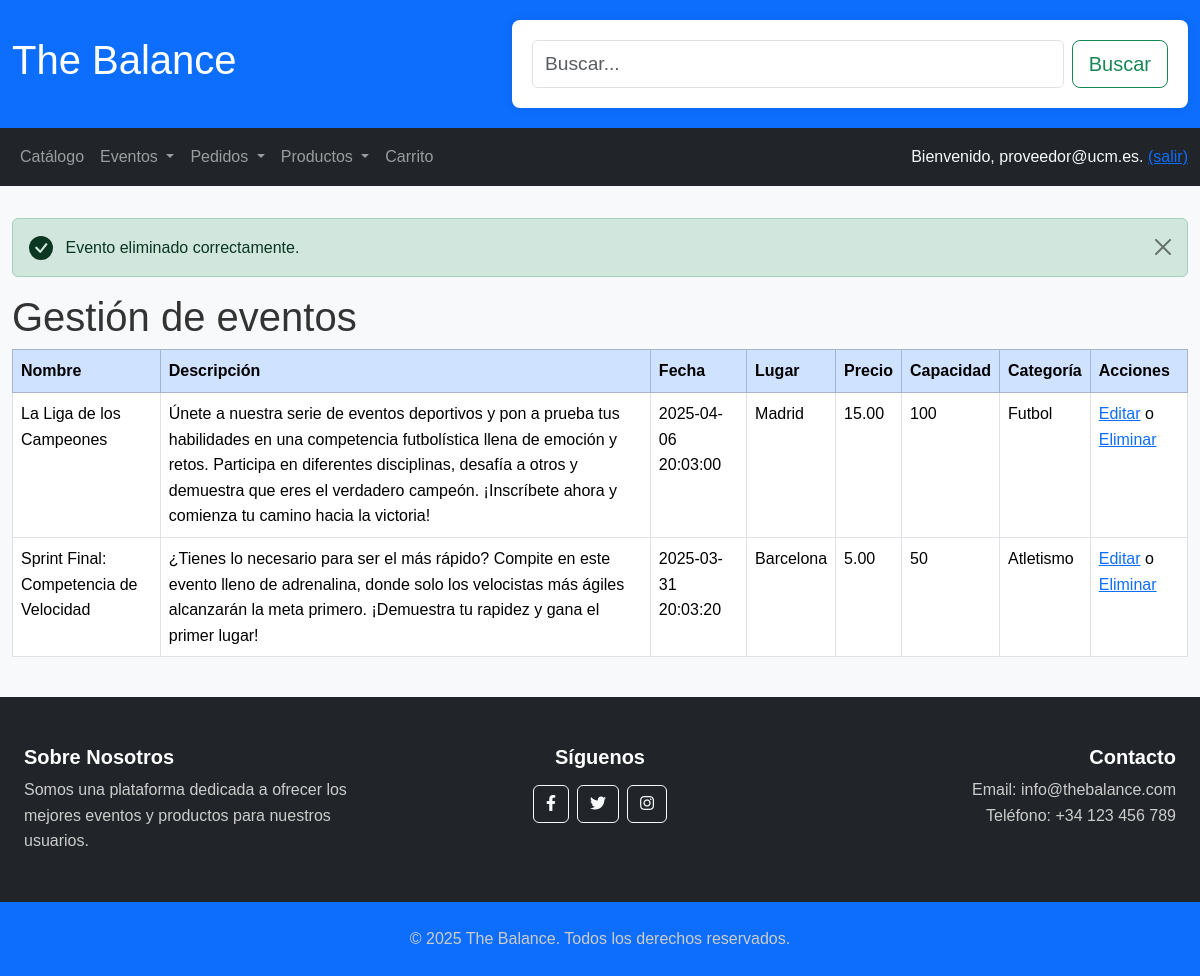
Page /manageEvents.php?eventId=2 (signed in) on the committed database.
### tables this page shows
CREATE TABLE `events` (
  `id` bigint(20) NOT NULL,
  `name` varchar(50) NOT NULL,
  `description` text DEFAULT NULL,
  `price` decimal(11,2) NOT NULL,
  `location` varchar(100) NOT NULL,
  `date` timestamp NOT NULL DEFAULT current_timestamp() ON UPDATE current_timestamp(),
  `capacity` int(11) NOT NULL,
  `category_id` bigint(20) NOT NULL,
  `email_provider` varchar(50) NOT NULL
);

CREATE TABLE `event_categories` (
  `id` bigint(20) NOT NULL,
  `name` varchar(50) NOT NULL
);

### includes/event/eventDTO.php (called while the page is built, shortened)
<?php
class eventDTO implements \JsonSerializable
{
    private $id;
    private $name;
    private $desc;
    private $date;
    private $price;
    private $location;
    private $categoryDTO;
    private $capacity;
    public function __construct($id, $name, $desc, $date, $price, $location, $capacity, $categoryDTO, $email_provider)
    {
        $this->id = $id;
        $this->name = $name;
        $this->desc = $desc;
        $this->date = $date;
        $this->price = $price;
        $this->location = $location;
        $this->capacity = $capacity;
        $this->categoryDTO = $categoryDTO;
    }
    public function getId()
    {
        return $this->id;
    }
    public function getName()
    {
        return $this->name;
    }
    public function getDesc()
    {
        return $this->desc;
    }
    public function getDate()
    {
        return $this->date;
    }
    public function getPrice()
    {
        return $this->price;
    }
    public function getLocation()
    {
        return $this->location;
    }
    public function getCategoryName()
    {
        return $this->categoryDTO->getName();
    }
    public function getCapacity()
    {
        return $this->capacity;
    }
}

### includes/views/common/baseDAO.php (called while the page is built, shortened)
<?php
abstract class baseDAO
{
    protected function realEscapeString($field)
    {
        $conn = application::getInstance()->getConnectionDb();
        return $conn->real_escape_string($field);
    }
}

### includes/event/eventDAO.php (called while the page is built, shortened)
<?php
class eventDAO extends baseDAO implements IEvent
{
    public function getEvents($filters = array() )
    {
        $events = array();
        try {
            $conn = application::getInstance()->getConnectionDb();
            $queryData = $this->constructSearchQuery($filters);
            $stmt = $conn->prepare($queryData['query']);
            if (!empty($queryData['params']))
            {
                $types = $queryData['types'];
                $params = $queryData['params'];
                $stmt->bind_param($types, ...$params);
            }
            if(!$stmt->execute())
            {
                throw new \Exception("Error al ejecutar la consulta: " . $stmt->error);
            }
            $stmt->bind_result($Id, $Name, $Description, $Price, $Location, $Date, $Capacity, $CategoryId, $EmailProvider, $CategoryName);
            while ($stmt->fetch())
            {
                $event = new eventDTO($Id, $Name, $Description, $Date, $Price, $Location, $Capacity, new eventCategoryDTO($CategoryId, $CategoryName), $EmailProvider);
                $events[] = $event;
            }
        } catch (\Exception $e) {
            error_log($e->getMessage());
            throw $e;
        }
        return $events;
    }
    private function constructSearchQuery($filters)
    {
        $query = "SELECT e.*, c.name AS category_name
                  FROM events e
                  INNER JOIN event_categories c ON e.category_id = c.id
                  WHERE ";
        $args = array();
        $types = '';
        foreach ($filters as $key => $value) {
            switch ($key) {
                case 'email_provider':
                    $query .= "e.email_provider = ? AND ";
                    $args[] = $this->realEscapeString($value);
                    $types .= 's';
                    break;
            }
        }
        if (!empty($args))
        {
            $query = substr($query, 0, -4);
        }
        else
        {
            $query = "SELECT e.*, c.name AS category_name
                      FROM events e
                      INNER JOIN event_categories c ON e.category_id = c.id";
        }
        return array('query' => $query, 'params' => $args, 'types' => $types);
    }
}

### includes/event/eventAppService.php (called while the page is built, shortened)
<?php
class eventAppService
{
    public function getEventsByUserType()
    {
        $IEventDAO = eventFactory::CreateEvent();
        $eventsDTO = null;
        $app = application::getInstance();
        if ($app->isCurrentUserAdmin())
        {
            $eventsDTO = $IEventDAO->getEvents();
        }
        else
        {
            $userEmail = htmlspecialchars($app->getCurrentUserEmail());
            $eventsDTO = $IEventDAO->getEvents(array("email_provider" => $userEmail));
        }
        return $eventsDTO;
    }
}

### includes/event/eventCategoryDTO.php (called while the page is built, shortened)
<?php
class eventCategoryDTO implements \JsonSerializable
{
    private $name;
    public function __construct($id, $name)
    {
        $this->name = $name;
    }
    public function getName()
    {
        return $this->name;
    }
}

### includes/application.php (called while the page is built, shortened)
<?php
class application
{
    private static $instance;
    public static function getInstance()
    {
        if ( !self::$instance instanceof self )
        {
            self::$instance = new static();
        }
        return self::$instance;
    }
    public function isCurrentUserLogged()
    {
        return isset($_SESSION['user']);
    }
    public function getCurrentUserEmail()
    {
        return json_decode($_SESSION['user'], true)['email'] ?? null;
    }
}

### includes/event/manageEventTable.php (the view, shortened to what this page needs)
<?php
class manageEventTable extends baseTable
{
    protected function generateTableContent()
    {
        $html = '';
        foreach ($this->data as $event) {
            $html .= '<tr>';
            $html .= '<td>' . htmlspecialchars($event->getName()) . '</td>';
            $html .= '<td>' . htmlspecialchars($event->getDesc()) . '</td>';
            $html .= '<td>' . htmlspecialchars($event->getDate()) . '</td>';
            $html .= '<td>' . htmlspecialchars($event->getLocation()) . '</td>';
            $html .= '<td>' . htmlspecialchars($event->getPrice()) . '</td>';
            $html .= '<td>' . htmlspecialchars($event->getCapacity()) . '</td>';
            $html .= '<td>' . htmlspecialchars($event->getCategoryName()) . '</td>';
            $html .= '<td>';
            $html .= '<a href="updateEvents.php?eventId=' . htmlspecialchars($event->getId()) . '">Editar</a>';
            $html .= ' o ';
            $html .= '<a href="manageEvents.php?eventId=' . htmlspecialchars($event->getId()) . '" onclick="return confirm(\'¿Estás seguro de que deseas eliminar este evento?\');">Eliminar</a>';
            $html .= '</td>';
            $html .= '</tr>';
        }
        return $html;
    }
}

### includes/views/common/menu.php (shortened to what this page needs)
<?php
function mostrarLogin()
{
    $app = application::getInstance();
    if ($app->isCurrentUserLogged())
    {
        $email = $app->getCurrentUserEmail();
        echo "Bienvenido, " . $email . ". <a href='logout.php'>(salir)</a>";
    }
    else
    {
        echo "Usuario desconocido. <a href='login.php'>Login.</a> <a href='register.php'>Registro</a>";
    }
}
?>
<nav class="navbar navbar-expand-lg navbar-dark bg-dark w-100">
    <div class="container-fluid">
        <div class="collapse navbar-collapse" id="navbarNav">
            <ul class="navbar-nav me-auto">
                <li class="nav-item">
                    <a class="nav-link" href="catalog.php">Catálogo</a>
                </li>
                <li class="nav-item dropdown">
                    <a class="nav-link dropdown-toggle" href="#" id="eventosDropdown" role="button" data-bs-toggle="dropdown" aria-expanded="false">
                        Eventos
                    </a>
                </li>
                <li class="nav-item dropdown">
                    <a class="nav-link dropdown-toggle" href="#" id="pedidosDropdown" role="button" data-bs-toggle="dropdown" aria-expanded="false">
                        Pedidos
                    </a>
                </li>
                 <li class="nav-item dropdown">
                    <a class="nav-link dropdown-toggle" href="#" id="productosDropdown" role="button" data-bs-toggle="dropdown" aria-expanded="false">
                        Productos
                    </a>
                </li>
                <li class="nav-item">
                    <a class="nav-link" href="cart.php">Carrito</a>
                </li>
            </ul>
        </div>
        <div class="text-light">
            <?php mostrarLogin(); ?>
        </div>
    </div>
</nav>

### CSS/styles.css (style rules this page uses)
* { margin: 0; padding: 0; box-sizing: border-box; }
body { font-family: 'Arial', sans-serif; line-height: 1.6; color: #333; background-color: #f8f9fa; margin: 0; padding: 0; }

### rows in the picture
events: email_provider "proveedor@ucm.es", name "Sprint Final: Competencia de Velocidad", description "¿Tienes lo necesario para ser el más rápido? Compite en este evento lleno de adrenalina, donde solo los velocistas más ágiles alcanzarán la meta primero. ¡Demuestra tu rapidez y gana el primer lugar!", date "2025-03-31 20:03:20", location "Barcelona", price "5.00", capacity "50", category.name "Atletismo", value "o"
events: name "La Liga de los Campeones", description "Únete a nuestra serie de eventos deportivos y pon a prueba tus habilidades en una competencia futbolística llena de emoción y retos. Participa en diferentes disciplinas, desafía a otros y demuestra que eres el verdadero campeón. ¡Inscríbete ahora y comienza tu camino hacia la victoria!", date "2025-04-06 20:03:00", location "Madrid", price "15.00", capacity "100", category.name "Futbol", value "o"

### other values in the picture
$message "Evento eliminado correctamente."
$column "Nombre"
$column "Descripción"
$column "Fecha"
$column "Lugar"
$column "Precio"
$column "Capacidad"
$column "Categoría"
$column "Acciones"
